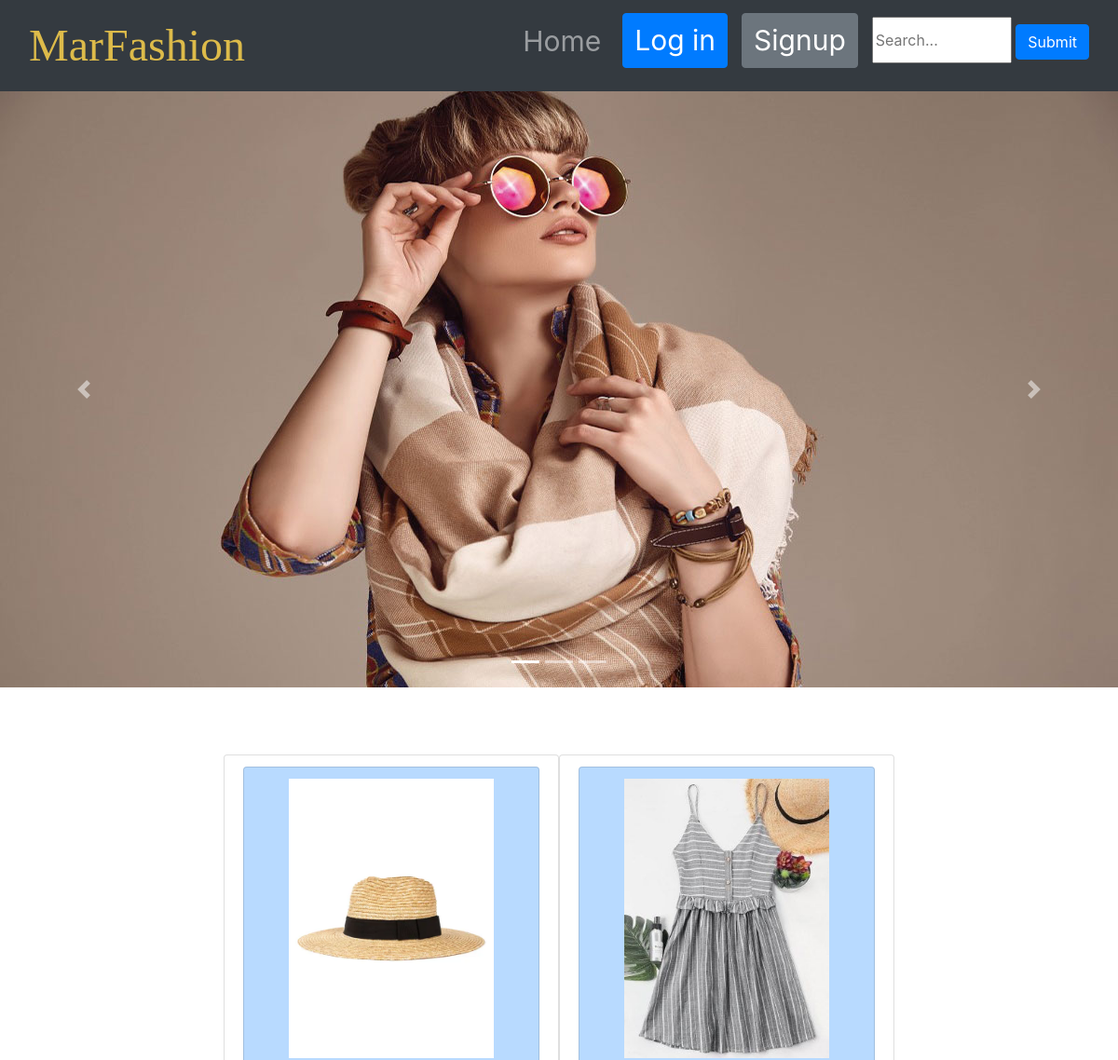
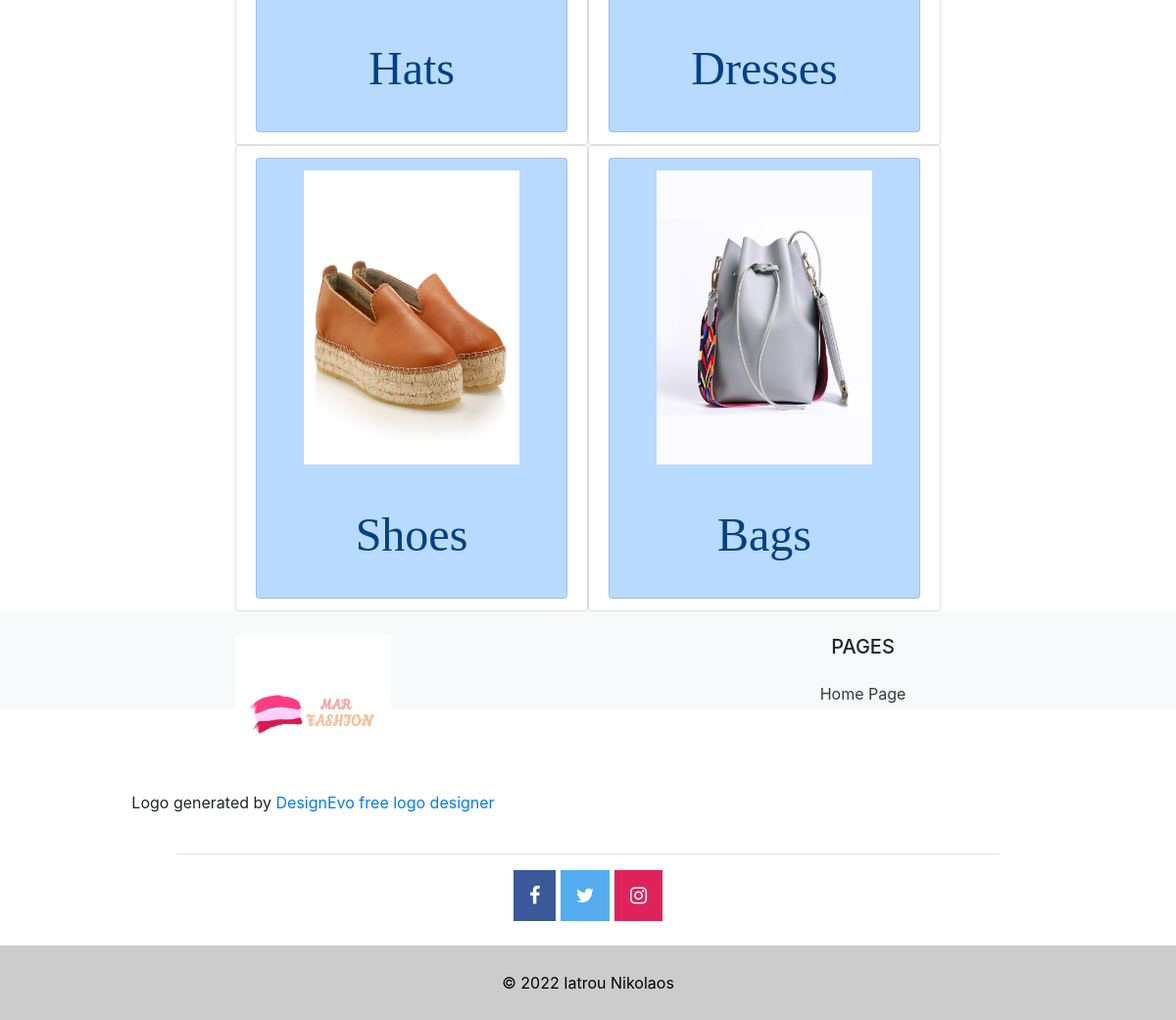
The page / on the database its author committed (2 pictures, top to bottom).
### home/models.py (models this page shows, shortened)
class ClothesType(models.Model):
    TYPE_CHOICES = [
        ('Hats', 'H'),
        ('Dresses', 'D'),
        ('Shoes', 'S'),
        ('Bags', 'B'),
    ]
    id = models.IntegerField(primary_key=True)
    typeCloth = models.CharField(max_length=50, choices=TYPE_CHOICES)
    user = models.ForeignKey(User, on_delete=models.CASCADE, related_name="clothesType")

### home/views.py (the view)
# urls.py: path('', views.home, name='home'),
def home(request):
    clothesType = ClothesType.objects.all
    return render(request, 'home.html', { 'clothesType': clothesType, })

### home/templates/home.html
{% extends 'headerFooter.html' %}
{% load static %}
{% block content %}
    <br class="choices">
        <div id="page-container">
            <div id="content-wrap">
                {% for c in clothesType %}
                    <div class="items">
                        <li class="list-group-item">
                        <a href = "{% url 'clothes_detail' c.id %}" class="list-group-item list-group-item-action list-group-item-primary">
                        <img src="\static\images\{{c.id}}.jpg" class="imageSize" height="300">
                        <br>
                        {% if c.id == 1 %}
                        <p class="catalogueTitle">Hats</p>
                        {% elif c.id == 2 %}
                        <p class="catalogueTitle">Dresses</p>
                        {% elif c.id == 3 %}
                        <p class="catalogueTitle">Shoes</p>
                        {% elif c.id == 4 %}
                        <p class="catalogueTitle">Bags</p>
                        {% endif %}
                        </a>
                        </li>
                    </div>
                {% endfor %}
            </div>
        </div>
    <br class="choices">
{% endblock %}

### static/css/styles.css (style rules this page uses)
body { text-align: center; height: 100%; margin: 50%; padding: 0; }
#page-container { position: relative; min-height: 100vh; }
.imageSize { display: block; margin-left: 10%; width: 80%; }
.items { margin-left: 20%; margin-right: 20%; }
.list-group-item { width: 50%; float: left; font-size: x-large; }
.catalogueTitle { font-family: 'Brush Script MT', cursive; text-align: center; font-size: 2em; }

### rows shown on the page
ClothesType: shows a picture, shows "Hats"
ClothesType: shows a picture, shows "Dresses"
ClothesType: shows a picture, shows "Shoes"
ClothesType: shows a picture, shows "Bags"
